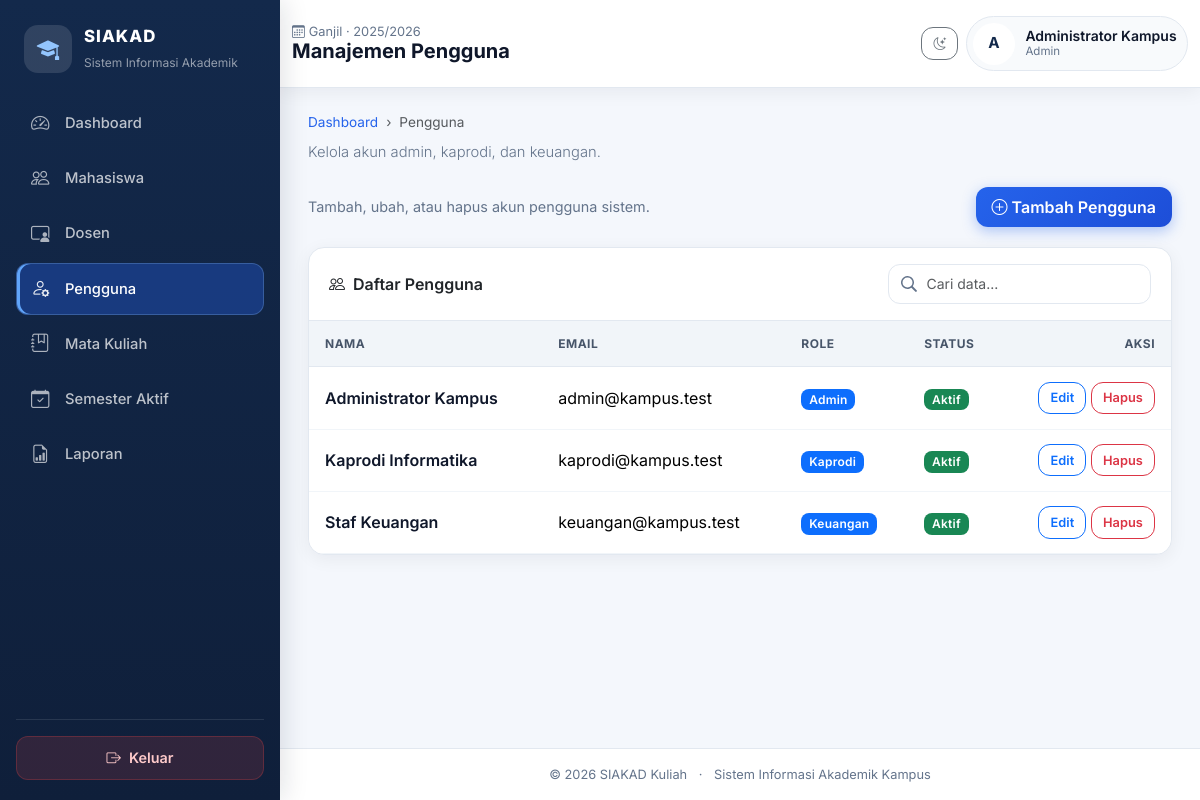
Screenshot of /admin/pengguna.php (signed in) with the database file from the repository.
### tables this page shows
CREATE TABLE semester_aktif (
  id INT AUTO_INCREMENT PRIMARY KEY,
  semester ENUM('Ganjil','Genap') NOT NULL,
  tahun_akademik VARCHAR(20) NOT NULL,
  status ENUM('aktif','nonaktif') NOT NULL DEFAULT 'nonaktif',
  created_at TIMESTAMP DEFAULT CURRENT_TIMESTAMP,
  KEY idx_status (status)
);

CREATE TABLE users (
  id INT AUTO_INCREMENT PRIMARY KEY,
  name VARCHAR(120) NOT NULL,
  email VARCHAR(120) NOT NULL UNIQUE,
  password VARCHAR(255) NOT NULL,
  role ENUM('admin','mahasiswa','dosen','kaprodi','keuangan') NOT NULL,
  status ENUM('aktif','nonaktif') NOT NULL DEFAULT 'aktif',
  created_at TIMESTAMP DEFAULT CURRENT_TIMESTAMP,
  updated_at TIMESTAMP DEFAULT CURRENT_TIMESTAMP ON UPDATE CURRENT_TIMESTAMP
);

### config/database.php (called while the page is built, shortened)
<?php
function db(): PDO
{
    static $pdo = null;
    if ($pdo === null) {
        try {
            $dsn = 'mysql:host=' . DB_HOST . ';dbname=' . DB_NAME . ';charset=utf8mb4';
            $pdo = new PDO($dsn, DB_USER, DB_PASS, [
                PDO::ATTR_ERRMODE => PDO::ERRMODE_EXCEPTION,
                PDO::ATTR_DEFAULT_FETCH_MODE => PDO::FETCH_ASSOC,
                PDO::ATTR_EMULATE_PREPARES => false,
            ]);
        } catch (PDOException $e) {
            http_response_code(500);
            die('<div style="font-family:Arial;padding:24px"><h3>Koneksi database gagal</h3><p>Pastikan MySQL XAMPP aktif, database <b>akademik</b> sudah dibuat/import, dan konfigurasi di <code>config/database.php</code> benar.</p><pre>' . htmlspecialchars($e->getMessage()) . '</pre></div>');
        }
    }
    return $pdo;
}
function base_url(string $path = ''): string
{
    $path = ltrim($path, '/');
    return BASE_URL . ($path !== '' ? '/' . $path : '');
}
function e($value): string
{
    return htmlspecialchars((string)$value, ENT_QUOTES, 'UTF-8');
}

### includes/auth_check.php (called while the page is built, shortened)
<?php
require_once __DIR__ . '/../config/database.php';
function current_user(): ?array
{
    return $_SESSION['user'] ?? null;
}
function role_label(string $role): string
{
    return match ($role) {
        'admin' => 'Admin',
        'mahasiswa' => 'Mahasiswa',
        'dosen' => 'Dosen',
        'kaprodi' => 'Kaprodi',
        'keuangan' => 'Keuangan',
        default => ucfirst($role),
    };
}

### admin/pengguna.php (the view, shortened to what this page needs)
<?php
require_once __DIR__ . '/../includes/functions.php';
$pageTitle = 'Manajemen Pengguna';
$pdo = db();
$users = $pdo->query("SELECT * FROM users WHERE role IN ('admin','kaprodi','keuangan') ORDER BY role,name")->fetchAll();
include __DIR__ . '/../includes/header.php'; include __DIR__ . '/../includes/sidebar.php';
?>
<?php
$breadcrumbs = [['Dashboard', 'admin/dashboard.php'], ['Pengguna', null]];
echo ui_page_header();
?>
<div class="page-toolbar no-print">
    <p class="toolbar-desc mb-0">Tambah, ubah, atau hapus akun pengguna sistem.</p>
    <button type="button" class="btn btn-primary" data-bs-toggle="modal" data-bs-target="#tambah"><i class="bi bi-plus-circle me-1"></i>Tambah Pengguna</button>
</div>
<div class="card shadow-sm">
    <div class="card-header d-flex flex-wrap justify-content-between align-items-center gap-2">
        <span><i class="bi bi-people me-1"></i> Daftar Pengguna</span>
        <?= ui_table_search('tblPengguna') ?>
    </div>
    <div class="table-responsive">
        <table class="table table-hover align-middle mb-0" id="tblPengguna">
            <thead><tr><th>Nama</th><th>Email</th><th>Role</th><th>Status</th><th class="text-end">Aksi</th></tr></thead>
            <tbody>
            <?php foreach ($users as $u): ?>
                <tr>
                    <td class="fw-semibold"><?= e($u['name']) ?></td>
                    <td><?= e($u['email']) ?></td>
                    <td><span class="badge text-bg-primary"><?= e(role_label($u['role'])) ?></span></td>
                    <td><?= status_badge($u['status']) ?></td>
                    <td class="text-end">
                        <button type="button" class="btn btn-sm btn-outline-primary" data-bs-toggle="modal" data-bs-target="#edit<?= $u['id'] ?>">Edit</button>
                        <form class="d-inline" method="post" onsubmit="return confirm('Hapus pengguna ini?')">
                            <button type="submit" class="btn btn-sm btn-outline-danger">Hapus</button>
                        </form>
                    </td>
                </tr>
            <?php endforeach; ?>
            </tbody>
        </table>
    </div>
</div>
<?php include __DIR__ . '/../includes/footer.php'; ?>

### includes/sidebar.php (shortened to what this page needs)
<?php
$role = $user['role'] ?? '';
$menus = [
    'admin' => [
        ['Dashboard', 'bi-speedometer2', 'admin/dashboard.php'],
        ['Mahasiswa', 'bi-people', 'admin/mahasiswa.php'],
        ['Dosen', 'bi-person-video3', 'admin/dosen.php'],
        ['Pengguna', 'bi-person-gear', 'admin/pengguna.php'],
        ['Mata Kuliah', 'bi-journal-bookmark', 'admin/mata_kuliah.php'],
        ['Semester Aktif', 'bi-calendar-check', 'admin/semester.php'],
        ['Laporan', 'bi-file-earmark-bar-graph', 'admin/laporan.php'],
    ],
    'mahasiswa' => [
        ['Dashboard', 'bi-speedometer2', 'mahasiswa/dashboard.php'],
        ['KRS', 'bi-card-checklist', 'mahasiswa/krs.php'],
        ['Jadwal', 'bi-calendar-week', 'mahasiswa/jadwal.php'],
        ['Nilai', 'bi-award', 'mahasiswa/nilai.php'],
        ['Transkrip', 'bi-filetype-pdf', 'mahasiswa/transkrip.php'],
        ['Tagihan', 'bi-wallet2', 'mahasiswa/tagihan.php'],
        ['Absensi', 'bi-check2-square', 'mahasiswa/absensi.php'],
        ['E-Learning', 'bi-easel', 'mahasiswa/elearning.php'],
    ],
    'dosen' => [
        ['Dashboard', 'bi-speedometer2', 'dosen/dashboard.php'],
        ['Kelas & KRS', 'bi-collection', 'dosen/kelas.php'],
        ['Input Nilai', 'bi-pencil-square', 'dosen/nilai.php'],
        ['Absensi', 'bi-check2-square', 'dosen/absensi.php'],
        ['Materi', 'bi-upload', 'dosen/materi.php'],
        ['Tugas', 'bi-clipboard-check', 'dosen/tugas.php'],
    ],
    'kaprodi' => [
        ['Dashboard', 'bi-speedometer2', 'kaprodi/dashboard.php'],
        ['Laporan KRS', 'bi-card-checklist', 'kaprodi/laporan_krs.php'],
        ['Laporan Nilai', 'bi-award', 'kaprodi/laporan_nilai.php'],
    ],
    'keuangan' => [
        ['Dashboard', 'bi-speedometer2', 'keuangan/dashboard.php'],
        ['Tagihan', 'bi-receipt', 'keuangan/tagihan.php'],
        ['Pembayaran', 'bi-cash-coin', 'keuangan/pembayaran.php'],
    ],
];
$current = trim(str_replace(BASE_URL, '', parse_url($_SERVER['REQUEST_URI'] ?? '', PHP_URL_PATH)), '/');
$initial = strtoupper(substr($user['name'] ?? 'U', 0, 1));
?>
<aside class="sidebar" id="sidebar" aria-label="Menu utama">
    <div class="sidebar-inner">
        <div class="brand-box">
            <div class="brand-icon"><i class="bi bi-mortarboard-fill"></i></div>
            <div>
                <div class="brand-title">SIAKAD</div>
                <small>Sistem Informasi Akademik</small>
            </div>
        </div>
        <nav class="nav flex-column sidebar-nav">
            <?php foreach (($menus[$role] ?? []) as $item): [$label, $icon, $url] = $item; $active = $current === $url ? 'active' : ''; ?>
                <a class="nav-link <?= $active ?>" href="<?= base_url($url) ?>">
                    <i class="bi <?= e($icon) ?>"></i><span><?= e($label) ?></span>
                </a>
            <?php endforeach; ?>
        </nav>
        <div class="sidebar-footer">
            <a href="<?= base_url('auth/logout.php') ?>" class="btn-logout">
                <i class="bi bi-box-arrow-right"></i> Keluar
            </a>
        </div>
    </div>
</aside>
<main class="main-content">
    <nav class="topbar navbar navbar-expand-lg sticky-top">
        <div class="container-fluid py-2">
            <div class="page-heading min-w-0">
                <div class="page-subtitle">
                    <i class="bi bi-calendar3 me-1"></i><?= e(semester_aktif_label()) ?>
                </div>
                <h1 class="h5 mb-0 fw-bold text-truncate"><?= e($pageTitle) ?></h1>
            </div>
            <div class="ms-auto d-flex align-items-center gap-2">
                <button class="btn btn-sm btn-outline-secondary" id="darkModeToggle" type="button" data-bs-toggle="tooltip" title="Mode gelap/terang">
                    <i class="bi bi-moon-stars"></i>
                </button>
                <div class="topbar-user d-none d-md-flex">
                    <div class="avatar-sm"><?= e($initial) ?></div>
                    <div class="user-meta min-w-0">
                        <div class="user-name text-truncate"><?= e($user['name'] ?? 'User') ?></div>
                        <div class="user-role"><?= e(role_label($role)) ?></div>
                    </div>
                </div>
            </div>
        </div>
    </nav>
    <div class="content-area">

### includes/functions.php (shortened to what this page needs)
<?php
require_once __DIR__ . '/auth_check.php';
function status_badge(string $status): string
{
    $map = [
        'aktif' => 'success', 'nonaktif' => 'secondary',
        'menunggu' => 'warning', 'disetujui' => 'success', 'ditolak' => 'danger',
        'lunas' => 'success', 'belum_lunas' => 'danger',
        'Hadir' => 'success', 'Izin' => 'info', 'Sakit' => 'warning', 'Alfa' => 'danger',
    ];
    $label = str_replace('_', ' ', $status);
    $class = $map[$status] ?? 'secondary';
    return '<span class="badge text-bg-' . $class . '">' . e(ucwords($label)) . '</span>';
}
function ui_page_header(?string $description = null): string
{
    global $pageTitle, $breadcrumbs;
    $html = '';
    if (!empty($breadcrumbs) && is_array($breadcrumbs)) {
        $html .= '<nav aria-label="breadcrumb"><ol class="breadcrumb mb-2">';
        $last = count($breadcrumbs) - 1;
        foreach ($breadcrumbs as $i => $crumb) {
            [$label, $url] = array_pad($crumb, 2, null);
            if ($i === $last || !$url) {
                $html .= '<li class="breadcrumb-item active" aria-current="page">' . e($label) . '</li>';
            } else {
                $html .= '<li class="breadcrumb-item"><a href="' . base_url($url) . '">' . e($label) . '</a></li>';
            }
        }
        $html .= '</ol></nav>';
    }
    $desc = $description ?? ($GLOBALS['pageDescription'] ?? null);
    if ($desc) {
        $html .= '<div class="page-header"><p class="lead">' . e($desc) . '</p></div>';
    }
    return $html;
}
function ui_table_search(string $tableId, string $placeholder = 'Cari data...'): string
{
    return '<div class="table-search"><input type="search" class="form-control form-control-sm" placeholder="' . e($placeholder) . '" data-table-target="' . e($tableId) . '" aria-label="Cari"></div>';
}
function semester_aktif(): ?array
{
    static $cache = null;
    try {
        $stmt = db()->query("SELECT * FROM semester_aktif WHERE status = 'aktif' ORDER BY id DESC LIMIT 1");
        $row = $stmt->fetch();
        $cache = $row ?: false;
    } catch (Throwable $e) {
        $cache = false;
    }
    return $cache === false ? null : $cache;
}
function semester_aktif_values(): array
{
    $sa = semester_aktif();
    if ($sa) {
        return [$sa['semester'], $sa['tahun_akademik']];
    }
    return [CURRENT_SEMESTER, CURRENT_TAHUN_AKADEMIK];
}
function semester_aktif_label(): string
{
    [$s, $t] = semester_aktif_values();
    return $s . ' · ' . $t;
}

### rows the page displays
semester_aktif: semester_aktif_label() "Ganjil · 2025/2026"
users: name "A", name "Administrator Kampus", role "Admin", email "admin@kampus.test", status "Aktif"
users: name "Kaprodi Informatika", email "kaprodi@kampus.test", role "Kaprodi", status "Aktif"
users: name "Staf Keuangan", email "keuangan@kampus.test", role "Keuangan", status "Aktif"

### other values shown
$label "Dashboard"
$label "Mahasiswa"
$label "Dosen"
$label "Pengguna"
$label "Mata Kuliah"
$label "Semester Aktif"
$label "Laporan"
$pageTitle "Manajemen Pengguna"
$desc "Kelola akun admin, kaprodi, dan keuangan."
APP_NAME "SIAKAD Kuliah"
